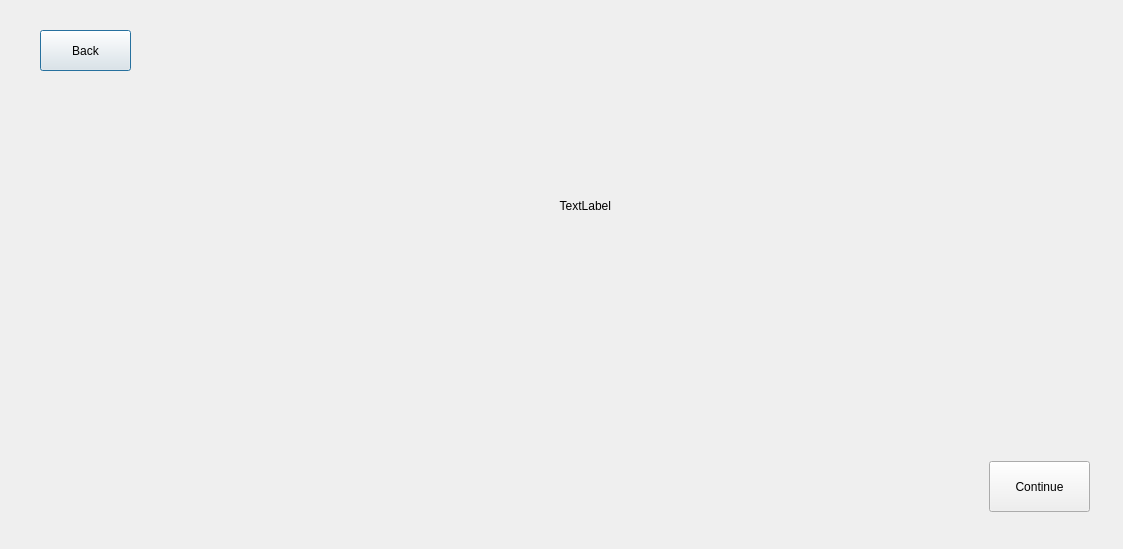
<?xml version="1.0" encoding="UTF-8"?>
<ui version="4.0">
 <class>Song2</class>
 <widget class="QDialog" name="Song2">
  <property name="geometry">
   <rect>
    <x>0</x>
    <y>0</y>
    <width>1123</width>
    <height>549</height>
   </rect>
  </property>
  <property name="windowTitle">
   <string>Dialog</string>
  </property>
  <widget class="QPushButton" name="pushButton">
   <property name="geometry">
    <rect>
     <x>40</x>
     <y>30</y>
     <width>91</width>
     <height>41</height>
    </rect>
   </property>
   <property name="text">
    <string>Back</string>
   </property>
  </widget>
  <widget class="QLabel" name="countdownLabel">
   <property name="geometry">
    <rect>
     <x>410</x>
     <y>180</y>
     <width>201</width>
     <height>51</height>
    </rect>
   </property>
   <property name="text">
    <string>TextLabel</string>
   </property>
   <property name="alignment">
    <set>Qt::AlignRight|Qt::AlignTrailing|Qt::AlignVCenter</set>
   </property>
  </widget>
  <widget class="QPushButton" name="pushButton_2">
   <property name="geometry">
    <rect>
     <x>989</x>
     <y>461</y>
     <width>101</width>
     <height>51</height>
    </rect>
   </property>
   <property name="text">
    <string>Continue</string>
   </property>
  </widget>
 </widget>
 <resources/>
 <connections/>
</ui>
